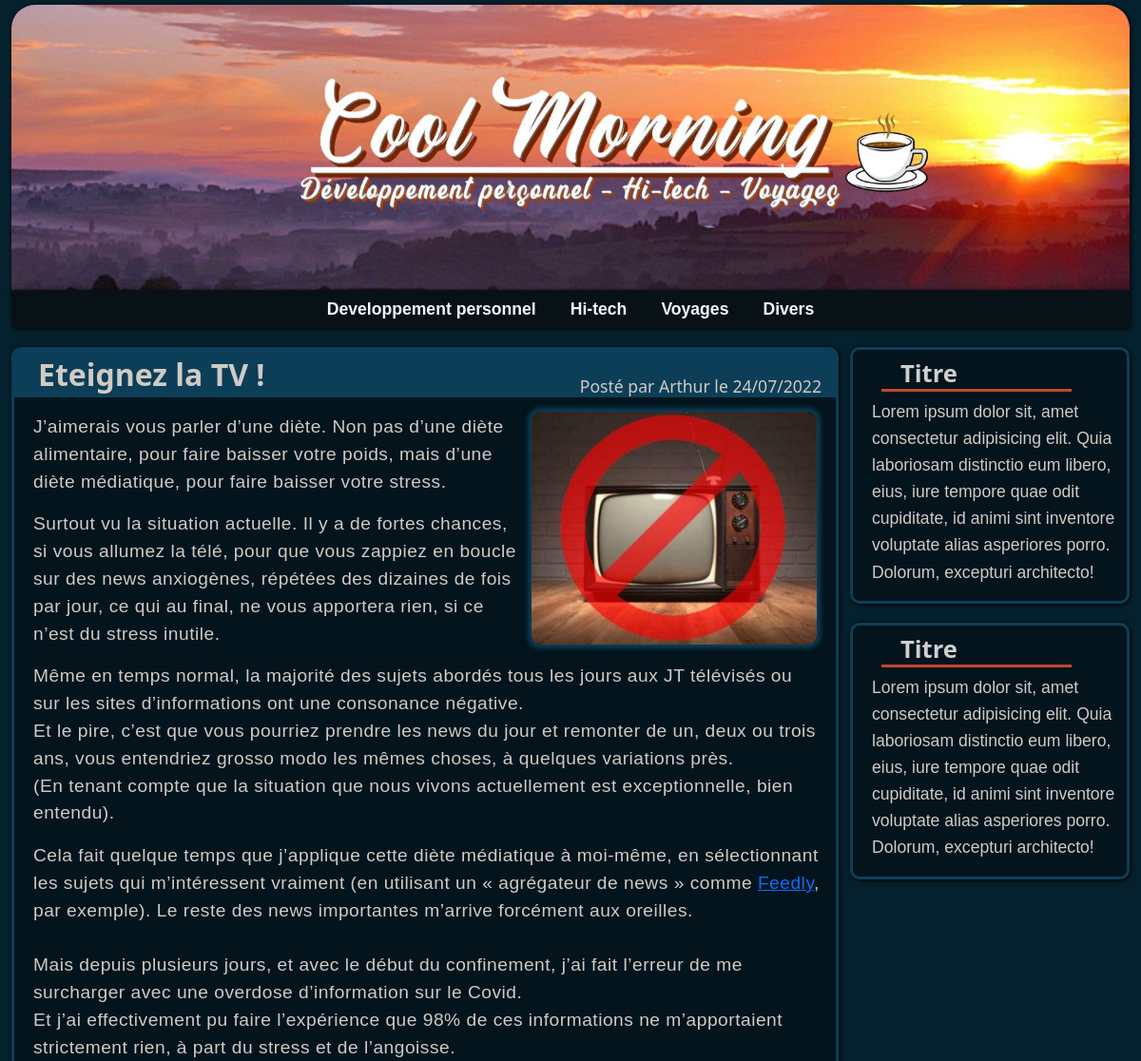
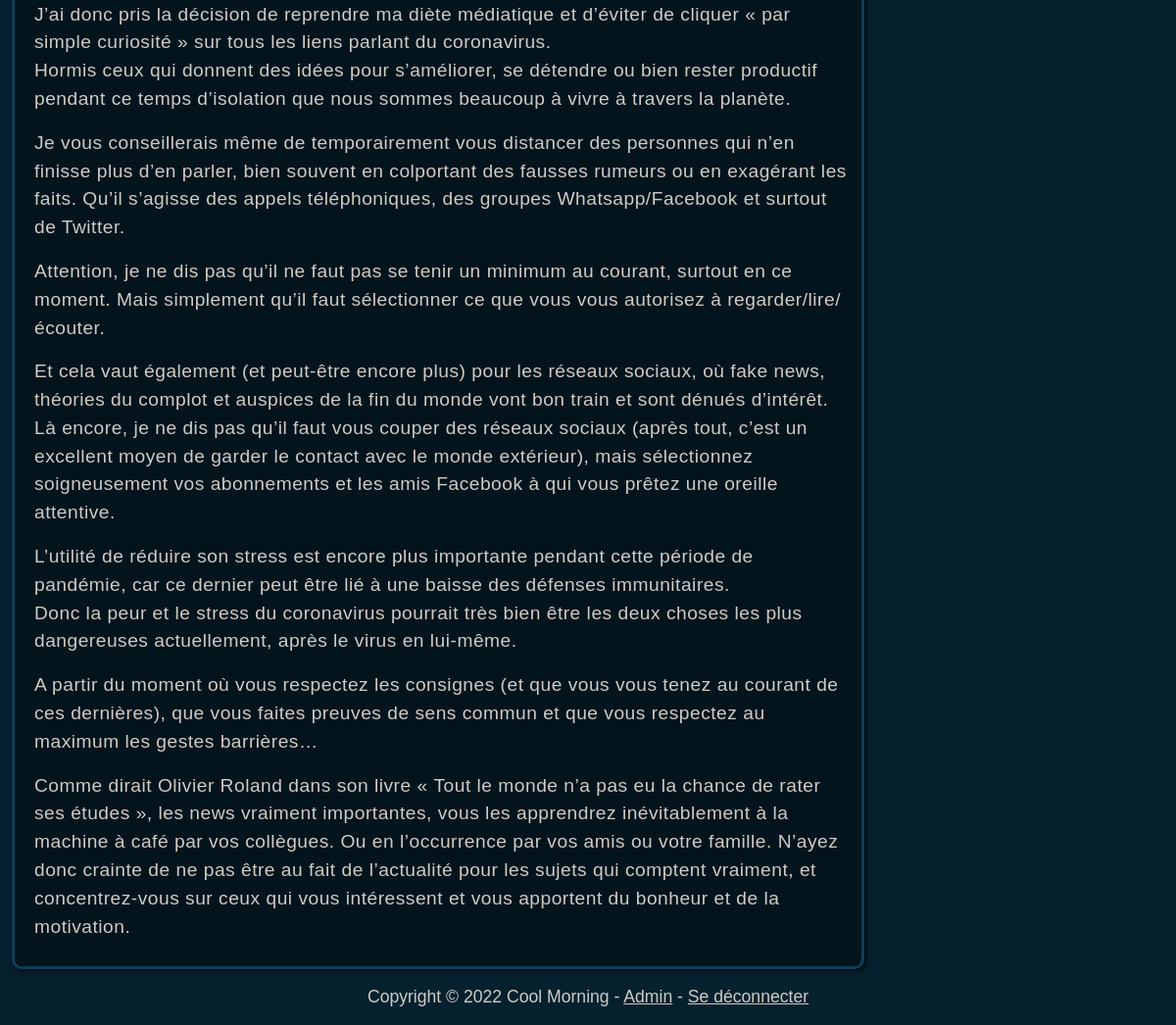
The app's page /article?id=1 with its own data (2 pictures, top to bottom).
### models.py (models this page shows)
class Article(db.Model):
    id = db.Column(db.Integer, primary_key=True)
    title = db.Column(db.String(100), nullable=False)
    text = db.Column(db.Text, nullable=False)
    date = db.Column(db.DateTime, nullable=False)
    category = db.Column(db.String(50), nullable=False)
    posted = db.Column(db.Boolean, nullable=False)
    author = db.Column(db.String(50), nullable=False)
    img = db.Column(db.String, nullable=False)

### app.py (the view)
@app.route("/article")
def article():
    article = Article.query.filter_by(id=request.args.get("id")).first()
    return render_template("display_article.html", article=article, Markup=Markup)

### templates/display_article.html
{% extends "layout.html" %}
{% block body %}
<div class="row">
    <div class="col-md-9">
        <div class="article" id="begin">
            <div class="article-header">
                <h2>{{ article.title }}</h2>
                <p>Posté par {{ article.author }} le {{ article.date.strftime('%d/%m/%Y') }}</p>
            </div>
            <img src="{{ article.img }}" class="thumb">
            <div class="text">
                {{ Markup(article.text) }}
            </div>
        </div>
    </div>
    <div class="col-md-3">
        <div class="aside">
            <h2>Titre</h2>
            <p>Lorem ipsum dolor sit, amet consectetur adipisicing elit. Quia laboriosam distinctio eum libero, eius, iure tempore quae odit cupiditate, id animi sint inventore voluptate alias asperiores porro. Dolorum, excepturi architecto!</p>
        </div>
        <div class="aside">
            <h2>Titre</h2>
            <p>Lorem ipsum dolor sit, amet consectetur adipisicing elit. Quia laboriosam distinctio eum libero, eius, iure tempore quae odit cupiditate, id animi sint inventore voluptate alias asperiores porro. Dolorum, excepturi architecto!</p>
        </div>
    </div>
</div>
{% endblock %}

### static/styles/custom.css (style rules this page uses)
body { background-color: #06212e; font-family: Verdana, Arial, Tahoma, Serif; color: #cfcbc5; }
.article-header { background-color: #0d3e57; height: 40px; border-radius: 6px 6px 0px 0px; padding-left: 25px; height: 50px; }
.article-header h2 { font-family: Candara, Calibri, Segoe, Segoe UI, Optima, Arial, sans-serif; position: absolute; margin-top: 7px; font-weight: bolder; display: inline; }
.article-header p { font-family: Candara, Calibri, Segoe, Segoe UI, Optima, Arial, sans-serif; color: #cfcbc5; display: inline; float: right; font-size: 1.1em; padding-top: 25px; padding-right: 15px; margin-bottom: -2px; }
.aside h2 { color: #cfcfcf; Font-family: Candara, Calibri, Segoe, Segoe UI, Optima, Arial, sans-serif; font-weight: bolder; border-bottom: 3px solid #c5472e; width: 200px; margin: 10px 0px 0px 30px; padding-left: 20px; font-size: 1.6em; }
.article .thumb { margin: 15px 20px 3px 10px; float: right; border-radius: 10px; width: 300px; height: 245px; object-fit: cover; box-shadow: 0px 0px 5px 4px #0d3e57; }
.article .text, .edit-article .text { font-size: 1.2em; padding: 17px 15px 10px 20px; letter-spacing: 0.5px; }
.aside p { font-size: 1.1em; padding: 7px 10px 0px 20px; line-height: 1.6em; }
.article, .edit-article { min-height: 350px; }
.article, .aside, .edit-article { box-sizing: border-box; background-color: #03141d; margin-top: 20px; border-radius: 10px; border: #0d3e57 solid; box-shadow: 1px 1px 5px black; }
.col-md-3 { padding:0; }
.col-md-9 { padding-left:0; }

### records on screen
Article: title "Eteignez la TV !", author "Arthur", date "24/07/2022", text "J’aimerais vous parler d’une diète. Non pas d’une diète alimentaire, pour faire baisser votre poids, mais d’une diète médiatique, pour faire baisser votre stress. Surtout vu la situation actuelle. Il y a de fortes chances, si vous allumez la télé, pour que vous zappiez en boucle sur des news anxiogènes, répétées des dizaines de fois par jour, ce qui au final, ne vous apportera rien, si ce n’est du stress inutile. Même en temps normal, la majorité des sujets abordés tous les jours aux JT télévisés ou sur les sites d’informations ont une consonance négative. Et le pire, c’est que vous pourriez prendre les news du jour et remonter de un, deux ou trois ans, vous entendriez grosso modo les mêmes…"
